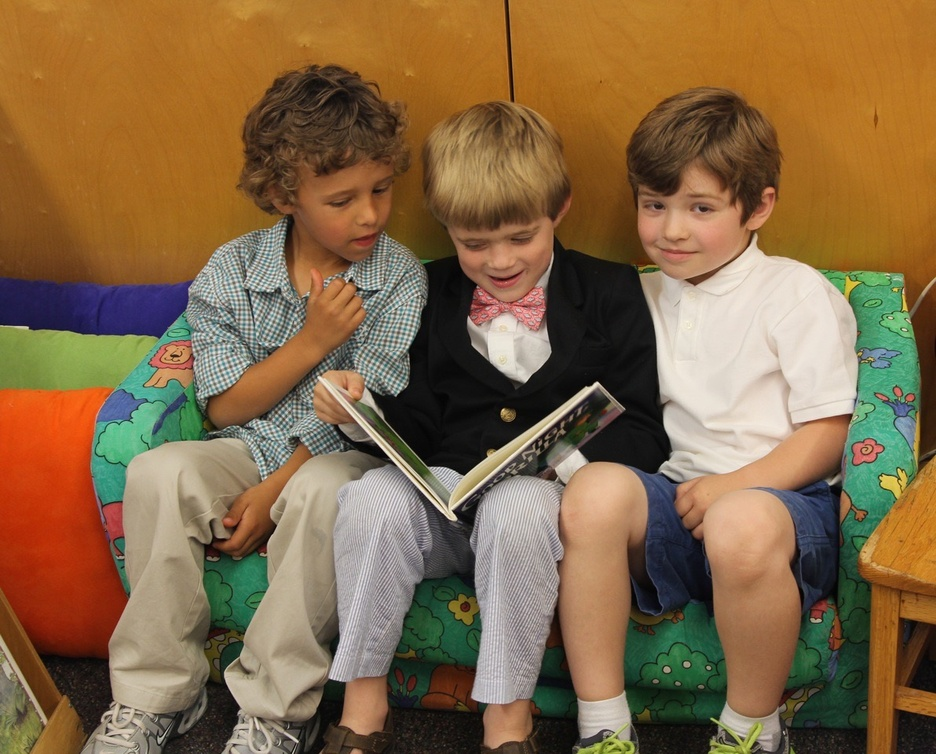
#> input picture Test_Photo.JPG, 936 x 754 px, shrunk from 1192 x 960 before the run, found by its file name
$ python main.py
#> lines starting #> are read from the running program, lines starting #| are printed output that depends on the picture; after the words box and inside, x2 and y2 are one past the last pixel; in counts of white or black regions, pixels touching at a corner belong together
import cv2

# get user values
imagePath = 'Test_Photo.jpg'
cascadePath = 'haarcascade_frontalface_default.xml'
# create the haar cascade
faceCascade = cv2.CascadeClassifier(cascadePath)
# read the image
image = cv2.imread(imagePath)
#> image is the input picture: shape (754, 936, 3); mean B, G, R 70.7, 104.5, 132.6
gray = cv2.cvtColor(image, cv2.COLOR_BGR2GRAY)
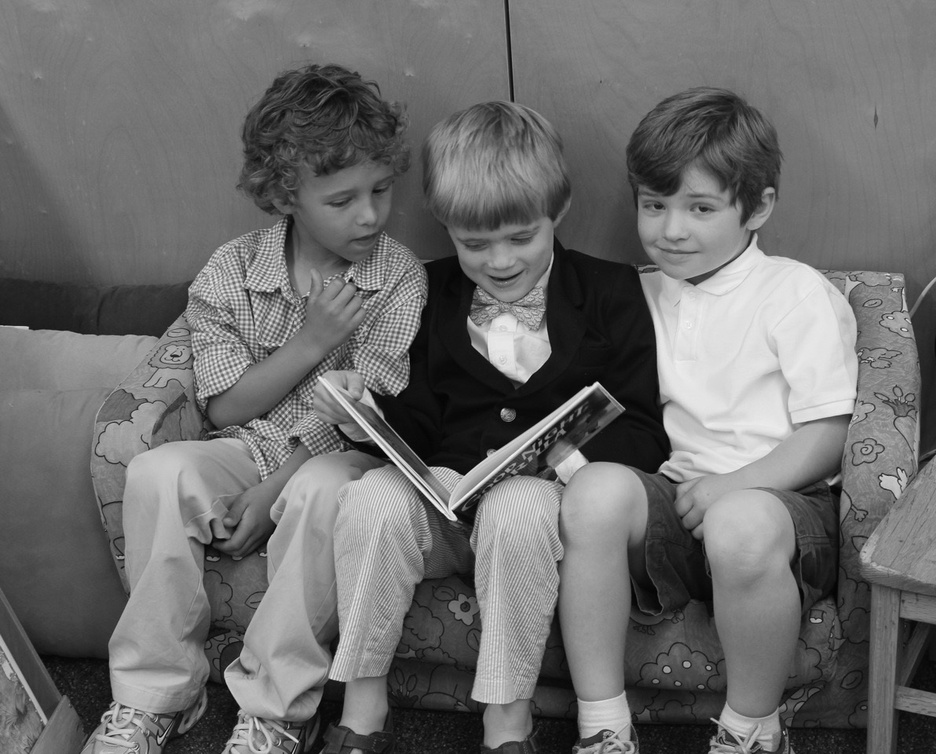
#> gray: shape (754, 936); min 0, max 249, mean 109.1
# detect the faces in the image
faces = faceCascade.detectMultiScale(
    gray,
    scaleFactor=1.2, # size of the face it is looking at
    minNeighbors=5, # how many symbol of a face do we want to look at (lowering increasing sensitivity)
    minSize=(30,30)
)
#> faces = [[621, 163, 118, 118], [450, 201, 106, 106]]
print('Found {0} faces!' .format(len(faces))) #fills in the {} with # faces
#| Found 2 faces!
#draw a rectangle around the faces
for (x, y, w, h) in faces:
    cv2.rectangle(image, (x,y), (x+w, y+h), (0, 255, 0), 2)
#> this loop made 2 passes
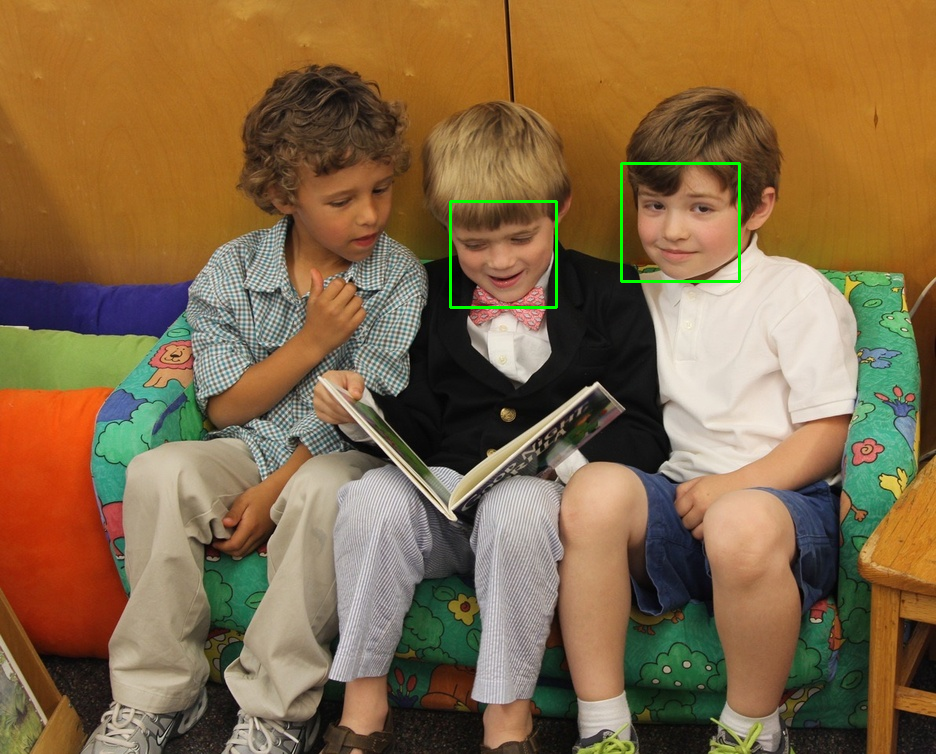
#> image: shape (754, 936, 3); 0.38% of pixels changed, all inside (x1, y1, x2, y2) = (449, 162, 741, 309)
cv2.imshow('Found found', image) #display image
cv2.waitKey(0) #holds the image so it doesn't go away instantly

$ run again, with anand.jpg copied over Test_Photo.JPG
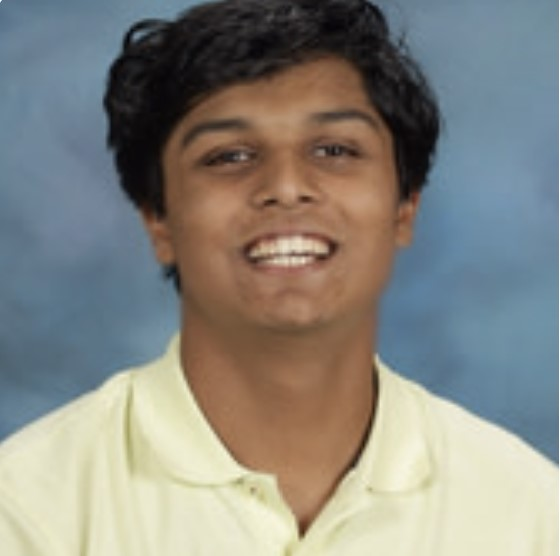
#> input picture anand.jpg, 560 x 556 px, found by its file name
#> image is the input picture: shape (556, 560, 3); mean B, G, R 128.2, 134.9, 135.7
#> `gray = cv2.cvtColor(image, cv2.COLOR_BGR2GRAY)`:
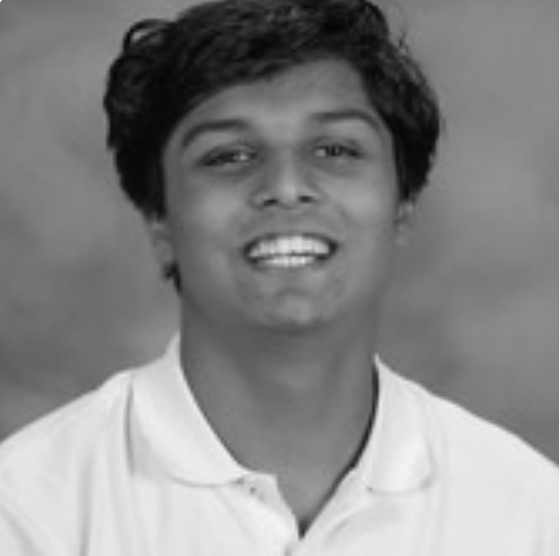
#> gray: shape (556, 560); min 4, max 254, mean 134.4
#> faces = [[151, 53, 270, 270]]
#| Found 1 faces!
#> the loop `for (x, y, w, h) in faces:` made 1 pass
#> after the loop `for (x, y, w, h) in faces:`:
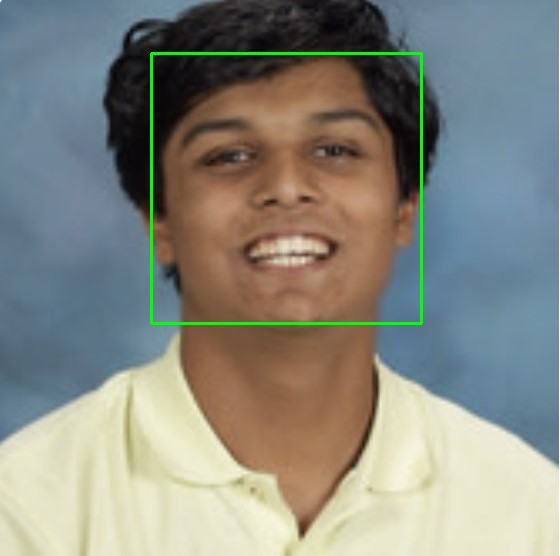
#> image: shape (556, 560, 3); 1.04% of pixels changed, all inside (x1, y1, x2, y2) = (150, 52, 423, 325)

$ run again, with gil.jpg copied over Test_Photo.JPG
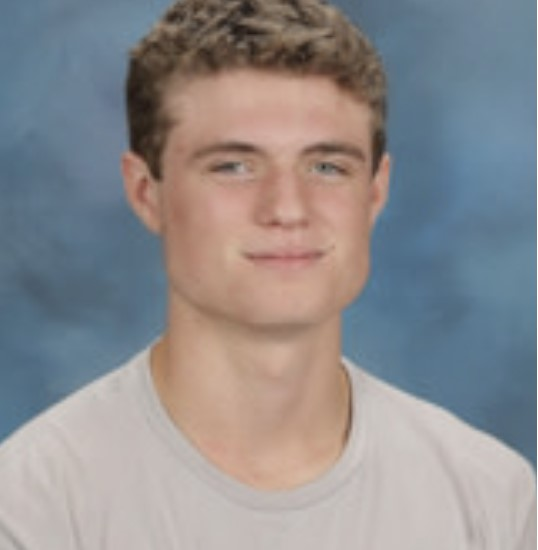
#> input picture gil.jpg, 538 x 550 px, found by its file name
#> image is the input picture: shape (550, 538, 3); mean B, G, R 142.1, 140.1, 142.1
#> `gray = cv2.cvtColor(image, cv2.COLOR_BGR2GRAY)`:
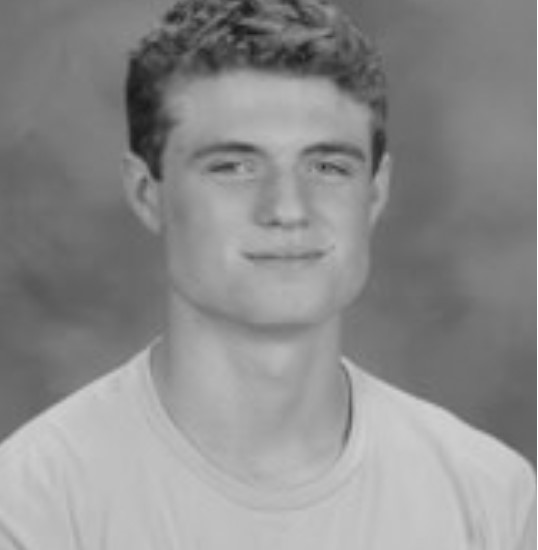
#> gray: shape (550, 538); min 26, max 255, mean 140.9
#> faces = [[160, 75, 245, 245]]
#| Found 1 faces!
#> the loop `for (x, y, w, h) in faces:` made 1 pass
#> after the loop `for (x, y, w, h) in faces:`:
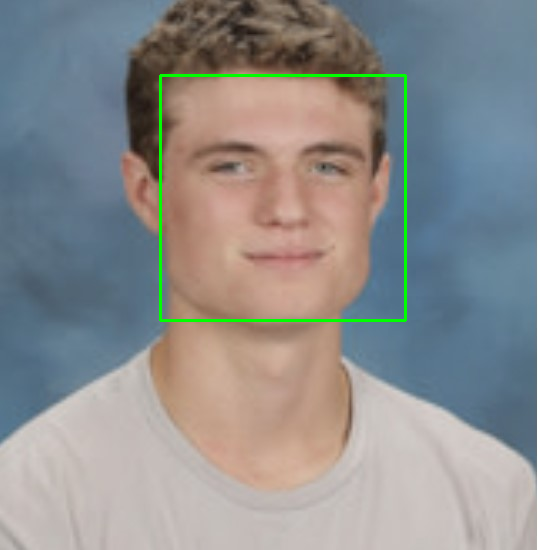
#> image: shape (550, 538, 3); 0.99% of pixels changed, all inside (x1, y1, x2, y2) = (159, 74, 407, 322)

$ run again, with reference.jpg copied over Test_Photo.JPG
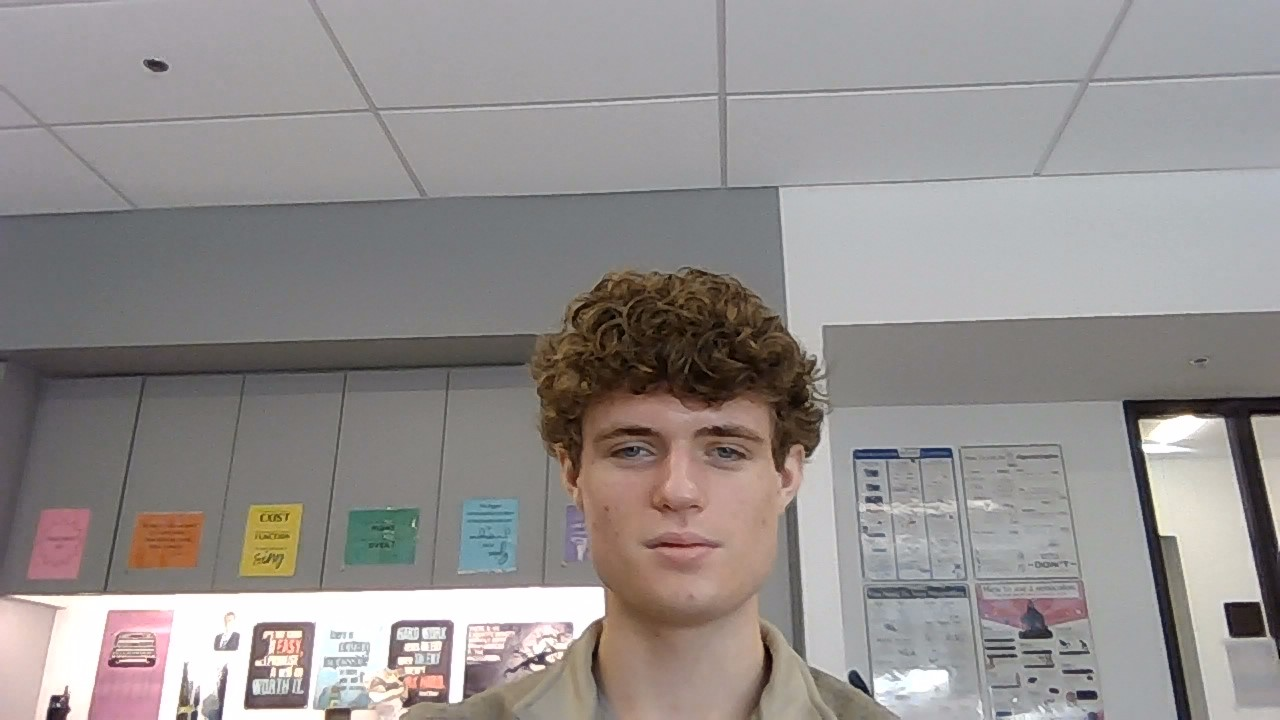
#> input picture reference.jpg, 1280 x 720 px, found by its file name
#> image is the input picture: shape (720, 1280, 3); mean B, G, R 142.5, 143.7, 148.6
#> `gray = cv2.cvtColor(image, cv2.COLOR_BGR2GRAY)`:
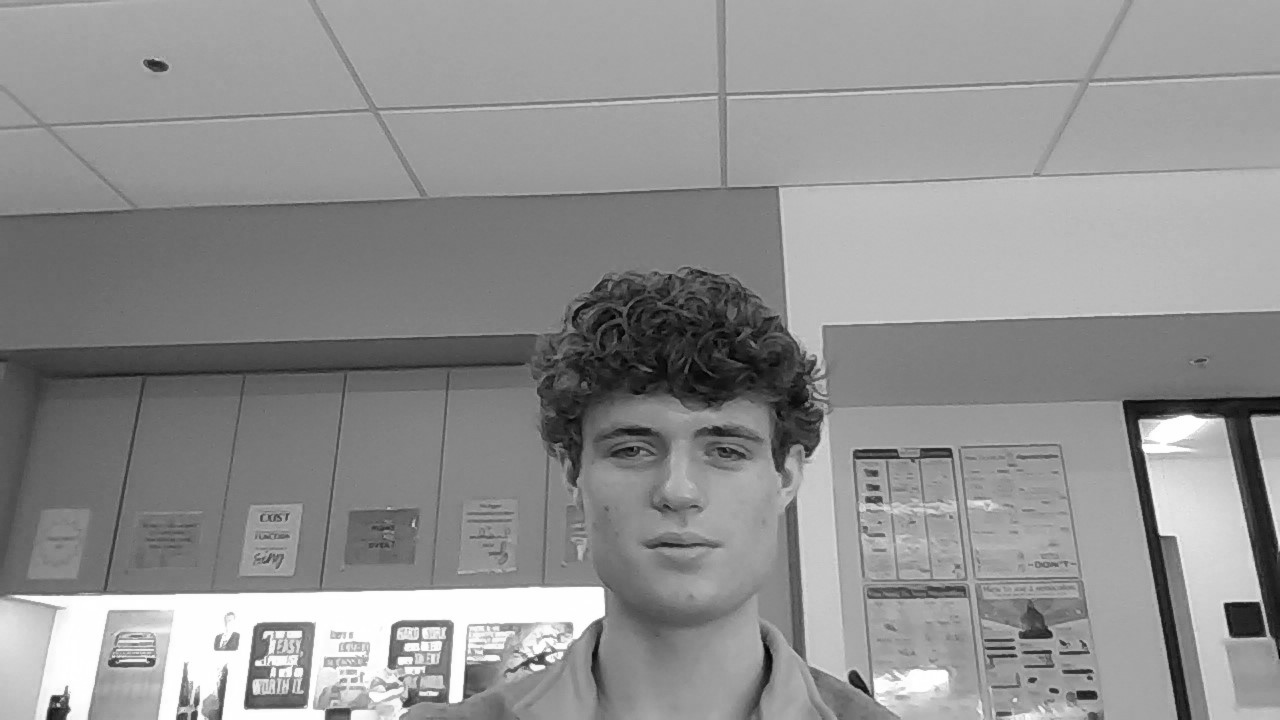
#> gray: shape (720, 1280); min 2, max 255, mean 145
#> faces = [[559, 355, 246, 246]]
#| Found 1 faces!
#> the loop `for (x, y, w, h) in faces:` made 1 pass
#> after the loop `for (x, y, w, h) in faces:`:
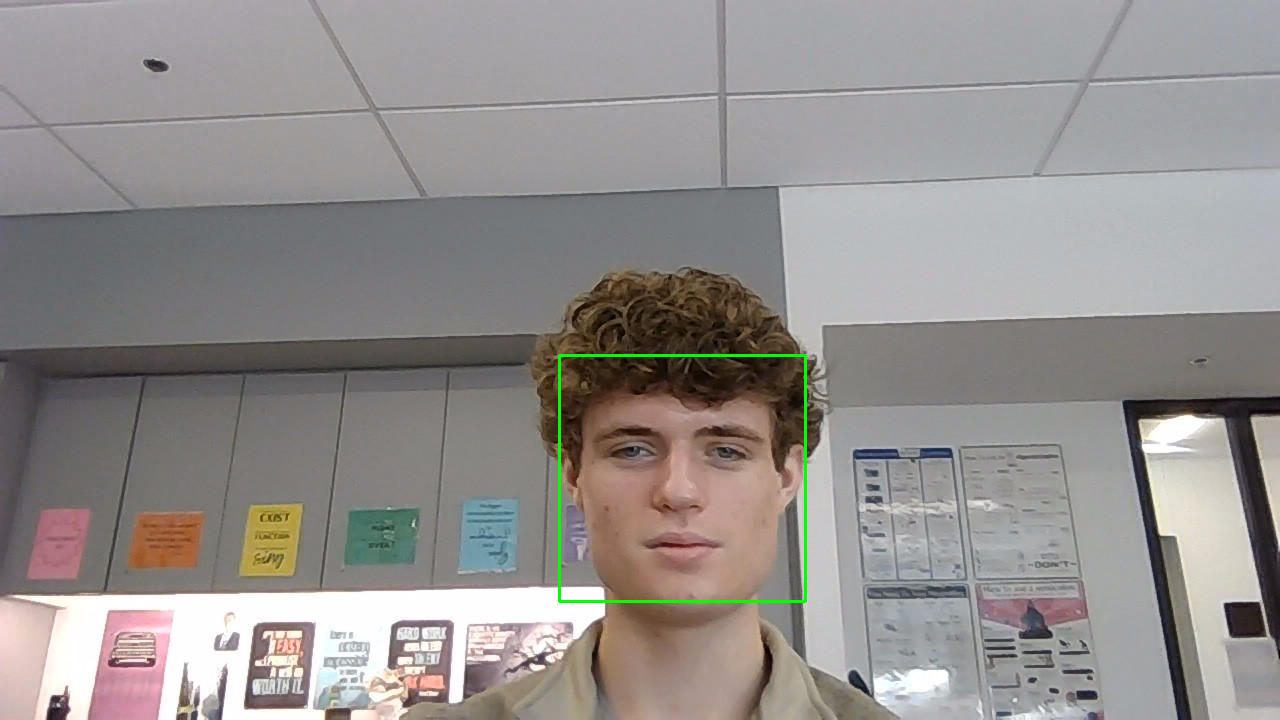
#> image: shape (720, 1280, 3); 0.32% of pixels changed, all inside (x1, y1, x2, y2) = (558, 354, 807, 603)
